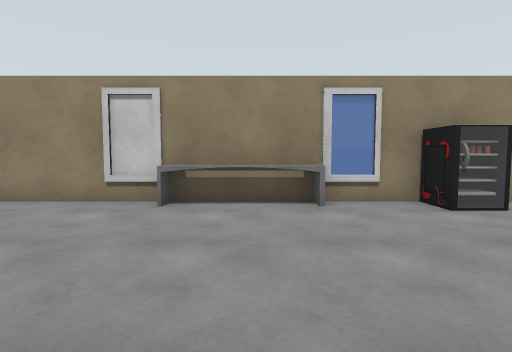
View 1 (above)

12 first-person views from a walk through a Gazebo world. The camera is 1 m above the floor, tilts 4° down and sees 80° across. The floor is counted in squares, 1 m on a side. Each view is taken from the middle of a square. On the plan, view 1 faces up. The plan holds only what a view shows up to about 12 squares ahead; the rest is blank. Robots are left out. Gazebo's built-in surfaces are drawn with simple patterns.

View 2
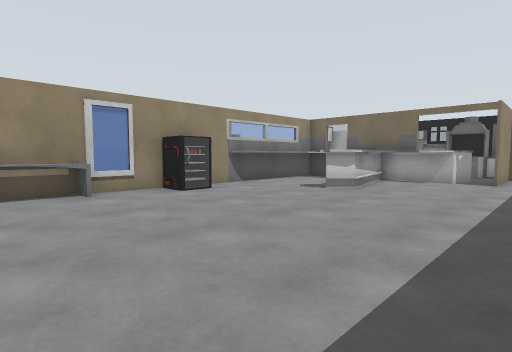

View 3
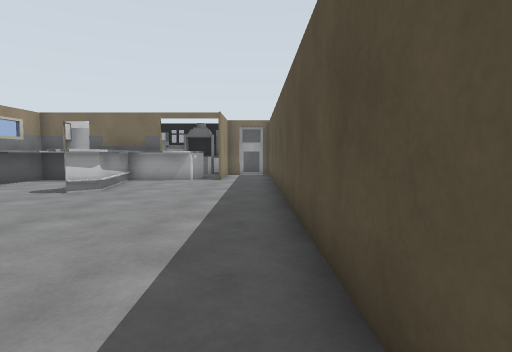

View 4
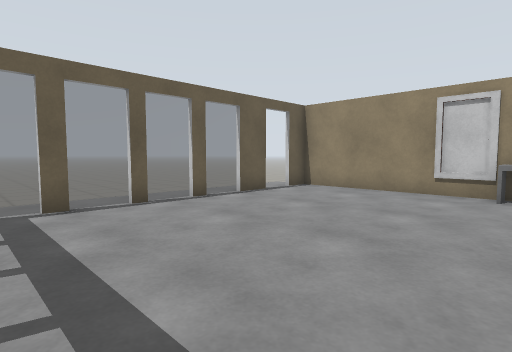

View 5
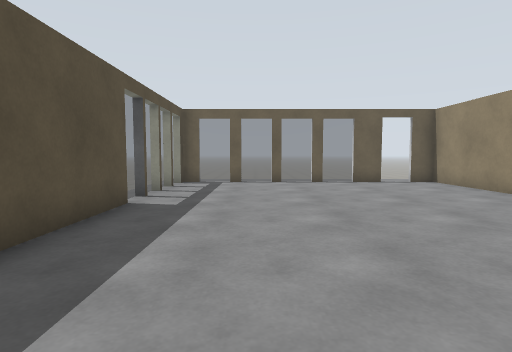

View 6
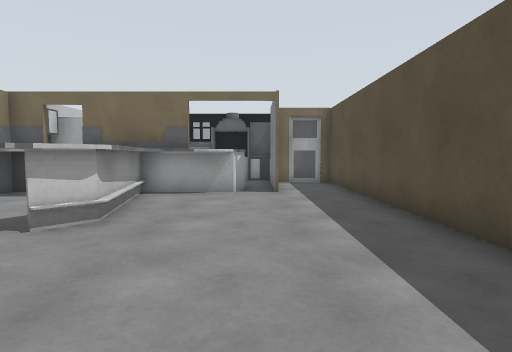

View 7
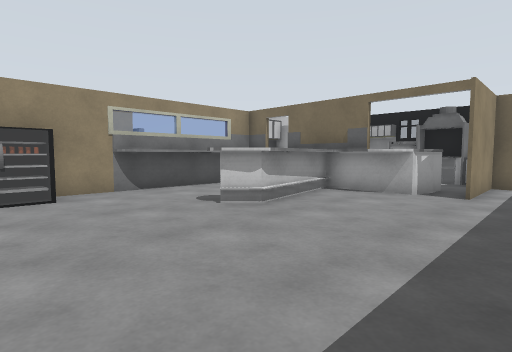

View 8
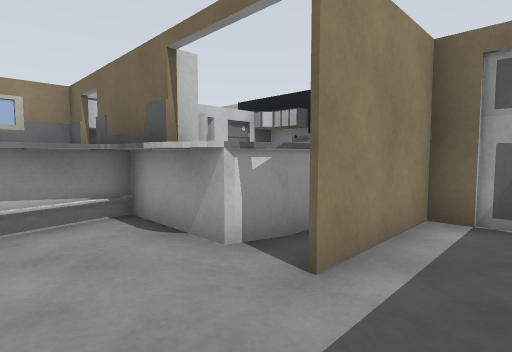

View 9
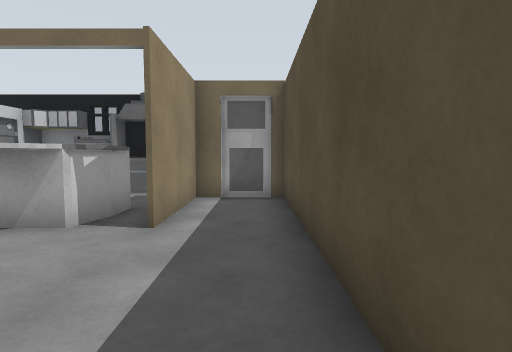

View 10
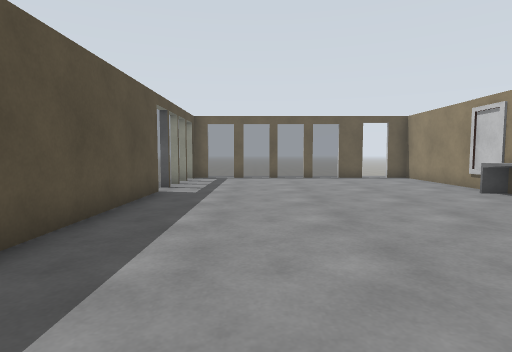

View 11
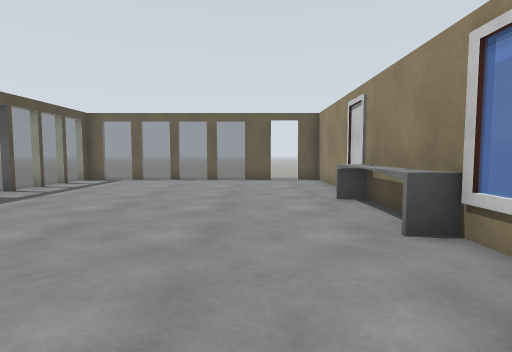

View 12
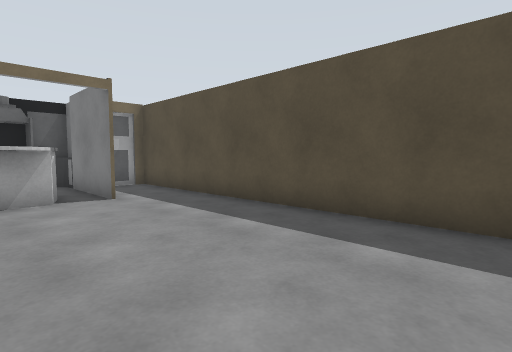

### Floor plan
Key: @ floor where view 1 was taken; # wall or solid block; . main floor; - floor 0.25 m lower than the main floor; = window, fence, low wall or low ledge; O other object.
Columns run from 10 left of view 1 to 16 right of it. Each row starts with its distance up from view 1.
  8           ####   O
  7     ###############
  6   .# ...####=.=..#######
  5   ..................## #
  4   .#................## ####
  3 - .=.............#####   ##
  2 - .=.................##  ##
  1   .=.................##..##
  0   .=......@..............##
 -1   .=..................#####
 -2   .=....................#
 -3    #====#################

Positions as (right, up) in squares from view 1, and headings:
1: (0, 0), facing up
2: (-1, -2), facing up-right
3: (-1, -2), facing right
4: (-1, -2), facing up-left
5: (4, 0), facing left
6: (3, 0), facing right
7: (3, -2), facing up-right
8: (9, -2), facing up-right
9: (7, -2), facing right
10: (6, 0), facing left
11: (5, 4), facing left
12: (4, 2), facing down-right
